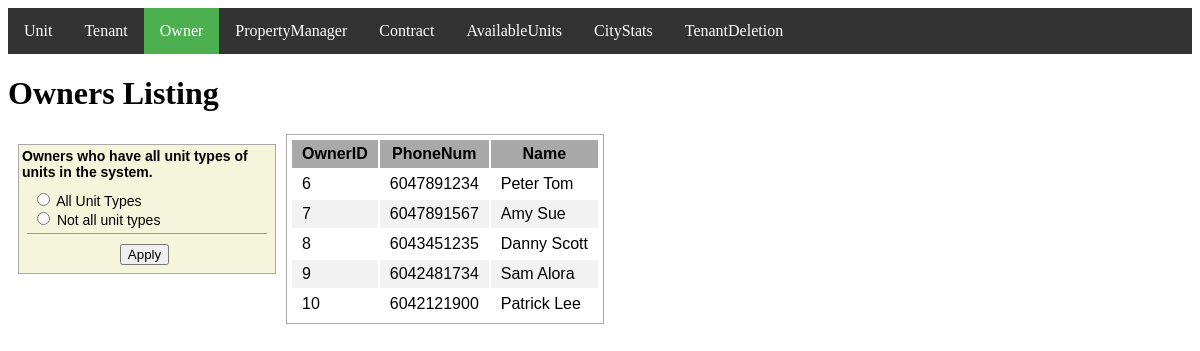
Screenshot of /Owner/index with the database file from the repository.
### tables this page shows
CREATE TABLE Owners (
    OwnerID int,
    PhoneNum Varchar(30),
    Name Varchar(30),
    PRIMARY KEY (OwnerID) );

### app/Controller/Controller.php (called while the page is built, shortened)
<?php
class Controller
{
    public function view($view, $data = []) {
        require_once '../app/View/' . $view . '.php';
    }
}

### app/Controller/OwnerController.php (called while the page is built, shortened)
<?php
class OwnerController extends Controller
{
    protected $model;
    public function __construct() {
        $this->model = $this->model("Owner");
    }
    public function index() {
        $owners = $this->model->getAllOwners();
        $this->view('owner/index', [
            "owners" =>$owners
        ]);
    }
}

### app/core/App.php (called while the page is built, shortened)
<?php
class App
{
    protected $method = "index";
    public function __construct()
    {
        $url = $this->parseUrl();
        if ($url && $url[0] && file_exists("../app/Controller/" . $url[0] . "Controller.php")) {
            unset($url[0]);
        }
        $this->controller = new $this->controller;
        if (isset($url[1])) {
            if (method_exists($this->controller, $url[1])) {
                $this->method = $url[1];
            }
        }
        $this->params = $url ? array_values($url) : [];
        call_user_func_array([$this->controller, $this->method], $this->params);
    }
    protected function parseUrl() {
        if (isset($_GET["url"])) {
            return $url = explode("/",
                filter_var(rtrim($_GET["url"], '/'), FILTER_SANITIZE_URL));
        }
    }
}

### public/index.php (called while the page is built, shortened)
<?php
$app = new App();

### app/Model/Owner.php (called while the page is built, shortened)
<?php
require_once 'Connection.php';
class Owner
{
    protected $connection;
    public function __construct() {
        $conn = new Connection();
        $this->connection = $conn->openConnection();
    }
    public function getAllOwners() {
        $sql = "SELECT * FROM Owners";
        $results = $this->connection->query($sql);
        return $results;
    }
}

### app/Model/Connection.php (called while the page is built, shortened)
<?php
class Connection
{
    function openConnection()
    {
        $dbhost = "localhost";
        $dbuser = "root";
        $dbpass = "root";
        $db = "pms";
        $conn = new mysqli($dbhost, $dbuser,
            $dbpass, $db) or die("Connect failed: %s\n" .
            $conn->error);
        return $conn;
    }
}

### app/View/owner/index.php (the view, shortened to what this page needs)
<html>
    <head>
        <link rel="stylesheet" type="text/css" href="/css/common.css" media="screen"/>
    </head>
    <body>
        <?php $activeTab = 2;
        include('../app/View/header.php');  ?>
        <h1>Owners Listing</h1>
        <form class="filter-table" action='/Owner/OwnersAll' method="post" style="max-width: 250px;">
            <div class="filter-label" >Owners who have all unit types of units in the system.</div>
            <div class="filter-option">
                <input type="radio" id="type-house" name="all_unit_types" value="true"
                    <?php if(isset($_POST['all_unit_types']) && $_POST['all_unit_types'] == "true" ) echo "checked='checked'"; ?> >
                <label for="type-house">All Unit Types</label> <br>
                <input type="radio" id="type-apt" name="all_unit_types" value="false"
                    <?php if(isset($_POST['all_unit_types']) && $_POST['all_unit_types'] == "false") echo "checked='checked'"; ?> >
                <label for="type-apt">Not all unit types</label>
            </div>
            <div class="button-wrapper">
                <input type="submit" value="Apply">
            </div>
           </form>
           <?php $owners = $data["owners"];
            if ($owners) {?>
            <table class="units-table">
                <thead>
                    <tr>
                    <?php
                    $fields = $owners->fetch_fields();
                    foreach ($fields as $field) {
                        echo "<th>$field->name</th>";
                    }
                    ?>
                    </tr>
                </thead>
                <tbody>
                <?php
                while ( $row = $owners->fetch_row() ){
                    foreach($row as $data) {
                        echo "<td>$data</td>";
                    }
                } ?>
                </tbody>
            </table>
            <?php
            }
            else {
            } ?>
    </body>
</html>

### public/css/common.css (style rules this page uses)
.filter-table { background-color: beige; font-family: Arial, Helvetica, sans-serif; font-size: 14; float: left; border: 1px solid darkgray; margin: 10px; padding: 3px; }
.filter-option { margin: 5px; padding: 5px; border-bottom: 1px solid #999; }
.filter-label { font-weight: bold; }
.button-wrapper { margin: 10px 10px 5px 5px; display: flex; align-items: center; justify-content: center; }
.units-table { font-family: Arial, Helvetica, sans-serif; font-size: 16; border: 1px solid darkgray; margin: 10px; padding: 3px; }
.units-table thead { background-color: darkgray; }
.units-table th, td { padding: 5px 10px; }

### rows the page displays
owners: OwnerID "6", PhoneNum "6047891234", Name "Peter Tom"
owners: OwnerID "7", PhoneNum "6047891567", Name "Amy Sue"
owners: OwnerID "8", PhoneNum "6043451235", Name "Danny Scott"
owners: OwnerID "9", PhoneNum "6042481734", Name "Sam Alora"
owners: OwnerID "10", PhoneNum "6042121900", Name "Patrick Lee"

### other values shown
$option[1] "Unit"
$option[1] "Tenant"
$option[1] "Owner"
$option[1] "PropertyManager"
$option[1] "Contract"
$option[1] "AvailableUnits"
$option[1] "CityStats"
$option[1] "TenantDeletion"
$field->name "OwnerID"
$field->name "PhoneNum"
$field->name "Name"
